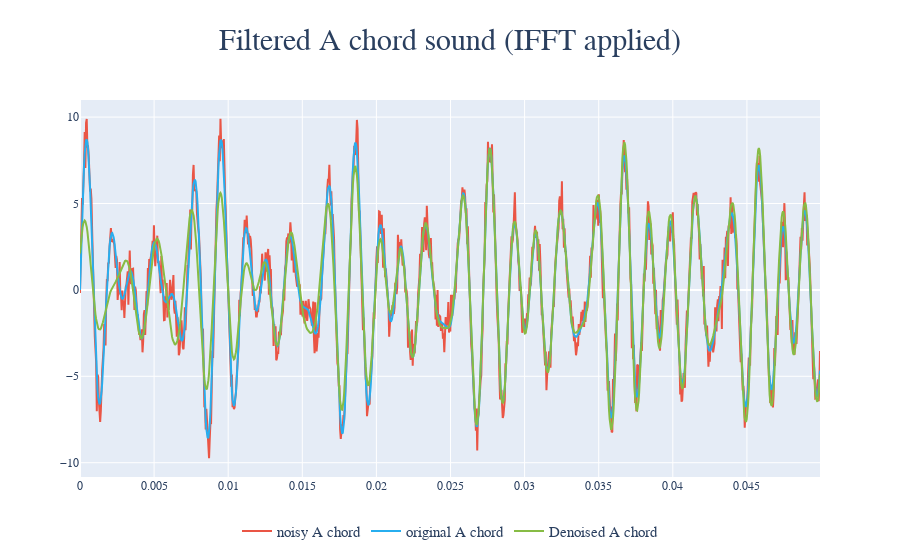

The cell this chart's notebook holds for it:
### Code cell
fig = go.Figure()
fig.add_trace(go.Scatter(
    x=t[:len(t)//20],
    y=noisy_a_chord[:len(t)//20],
    mode='lines',
    name='noisy A chord',
    line=dict(color=colors['noisy']), 
))
fig.add_trace(go.Scatter(
    x=t[:len(t)//20],
    y=a_chord[:len(t)//20],
    mode='lines',
    name='original A chord',
    line=dict(color=colors['original']), 
))
fig.add_trace(go.Scatter(
    x=t[:len(t)//20],
    y=np.real(denoised_achord_ifft[:len(t)//20]),
    mode='lines',
    name='Denoised A chord',
    line=dict(color=colors['denoised']), 
))

fig.update_layout(
    legend=dict(
    orientation='h',
    xanchor='center',
    x = 0.5,
    y = -0.1,
    font_size=15        
    ),
    title=dict(
        text='Filtered A chord sound (IFFT applied)',
        xanchor='center',
        x=0.5,
        font_size=30
    ),
    font_family='Railway'
)

### Figure 1 — Plotly figure (JSON) as saved in the notebook; plotly's stock layout.template omitted (floating-point values rounded to 4 significant figures; data arrays with more than 128 entries replaced by an {"elided": "..."} marker saying what was removed)
{"data": [{"line": {"color": "#ea5545"}, "mode": "lines", "name": "noisy A chord", "type": "scatter", "x": {"elided": "1102 float values"}, "y": {"elided": "1102 float values"}}, {"line": {"color": "#27aeef"}, "mode": "lines", "name": "original A chord", "type": "scatter", "x": {"elided": "1102 float values"}, "y": {"elided": "1102 float values"}}, {"line": {"color": "#87bc45"}, "mode": "lines", "name": "Denoised A chord", "type": "scatter", "x": {"elided": "1102 float values"}, "y": {"elided": "1102 float values"}}], "layout": {"font": {"family": "Railway"}, "legend": {"font": {"size": 15}, "orientation": "h", "x": 0.5, "xanchor": "center", "y": -0.1}, "title": {"font": {"size": 30}, "text": "Filtered A chord sound (IFFT applied)", "x": 0.5, "xanchor": "center"}}}
